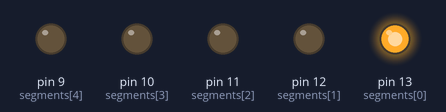
Recording of a program running on a simulated MicroPython board. Shown: output pins drawn as LEDs (lit = HIGH).

Above: at 0.5 s.
At 1.5 s:
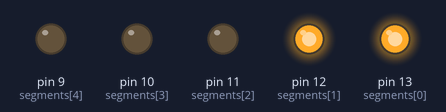
At 2.5 s:
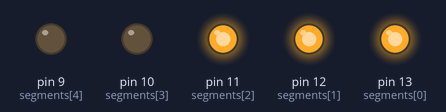
At 3.5 s:
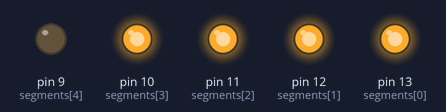
At 4.5 s:
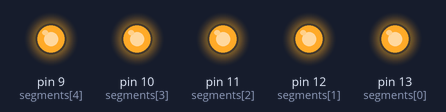
At 5.5 s:
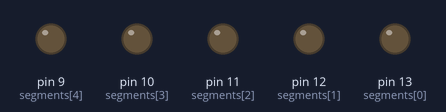
Timing chart, 0 to 7.8 s (numbered marks = the images above):
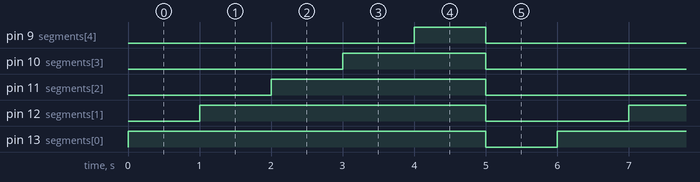

Measured:
- by itself, pin 9 (segments[4]): alternates HIGH for 1.0 s and LOW for 5.0 s
- by itself, pin 10 (segments[3]): alternates HIGH for 2.0 s and LOW for 4.0 s
- by itself, pin 11 (segments[2]): alternates HIGH for 3.0 s and LOW for 3.0 s
- by itself, pin 12 (segments[1]): alternates HIGH for 4.0 s and LOW for 2.0 s
- by itself, pin 13 (segments[0]): alternates HIGH for 5.0 s and LOW for 1.0 s

The program:

segment_test.py
```python
from machine import Pin
import time

# Set up the LED pins
segments = [Pin(13, Pin.OUT), Pin(12, Pin.OUT), Pin(11, Pin.OUT), Pin(10, Pin.OUT), Pin(9, Pin.OUT)]

while True:
    for led in segments:
        led.value(1)
        time.sleep(1)

    for led in segments:
        led.value(0)

    time.sleep(1)
```
